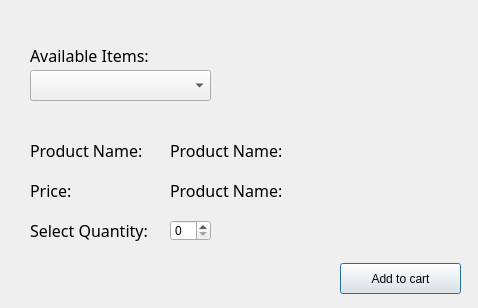
<?xml version="1.0" encoding="UTF-8"?>
<ui version="4.0">
 <class>orderWindow</class>
 <widget class="QDialog" name="orderWindow">
  <property name="geometry">
   <rect>
    <x>0</x>
    <y>0</y>
    <width>478</width>
    <height>308</height>
   </rect>
  </property>
  <property name="windowTitle">
   <string>Order Window</string>
  </property>
  <widget class="QComboBox" name="itemdrop">
   <property name="geometry">
    <rect>
     <x>30</x>
     <y>70</y>
     <width>181</width>
     <height>31</height>
    </rect>
   </property>
  </widget>
  <widget class="QLabel" name="available_label">
   <property name="geometry">
    <rect>
     <x>30</x>
     <y>40</y>
     <width>121</width>
     <height>31</height>
    </rect>
   </property>
   <property name="font">
    <font>
     <family>Rockwell</family>
     <pointsize>12</pointsize>
    </font>
   </property>
   <property name="text">
    <string>Available Items:</string>
   </property>
  </widget>
  <widget class="QLabel" name="productName_label">
   <property name="geometry">
    <rect>
     <x>30</x>
     <y>140</y>
     <width>121</width>
     <height>21</height>
    </rect>
   </property>
   <property name="font">
    <font>
     <family>Rockwell</family>
     <pointsize>12</pointsize>
    </font>
   </property>
   <property name="text">
    <string>Product Name:</string>
   </property>
  </widget>
  <widget class="QLabel" name="productPrice_label">
   <property name="geometry">
    <rect>
     <x>30</x>
     <y>180</y>
     <width>121</width>
     <height>21</height>
    </rect>
   </property>
   <property name="font">
    <font>
     <family>Rockwell</family>
     <pointsize>12</pointsize>
    </font>
   </property>
   <property name="text">
    <string>Price:</string>
   </property>
  </widget>
  <widget class="QLabel" name="selectQuantity_label">
   <property name="geometry">
    <rect>
     <x>30</x>
     <y>220</y>
     <width>121</width>
     <height>21</height>
    </rect>
   </property>
   <property name="font">
    <font>
     <family>Rockwell</family>
     <pointsize>12</pointsize>
    </font>
   </property>
   <property name="text">
    <string>Select Quantity:</string>
   </property>
  </widget>
  <widget class="QLabel" name="name_label">
   <property name="geometry">
    <rect>
     <x>170</x>
     <y>140</y>
     <width>291</width>
     <height>21</height>
    </rect>
   </property>
   <property name="font">
    <font>
     <family>Rockwell</family>
     <pointsize>12</pointsize>
    </font>
   </property>
   <property name="text">
    <string>Product Name:</string>
   </property>
  </widget>
  <widget class="QLabel" name="price_label">
   <property name="geometry">
    <rect>
     <x>170</x>
     <y>180</y>
     <width>261</width>
     <height>21</height>
    </rect>
   </property>
   <property name="font">
    <font>
     <family>Rockwell</family>
     <pointsize>12</pointsize>
    </font>
   </property>
   <property name="text">
    <string>Product Name:</string>
   </property>
  </widget>
  <widget class="QSpinBox" name="spinBox">
   <property name="geometry">
    <rect>
     <x>170</x>
     <y>220</y>
     <width>41</width>
     <height>21</height>
    </rect>
   </property>
  </widget>
  <widget class="QPushButton" name="addTocat_btn">
   <property name="geometry">
    <rect>
     <x>340</x>
     <y>263</y>
     <width>121</width>
     <height>31</height>
    </rect>
   </property>
   <property name="text">
    <string>Add to cart</string>
   </property>
  </widget>
 </widget>
 <resources/>
 <connections/>
</ui>
